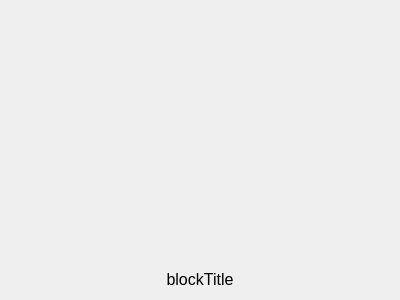
<?xml version="1.0" encoding="UTF-8"?>
<ui version="4.0">
 <class>Block</class>
 <widget class="QWidget" name="Block">
  <property name="geometry">
   <rect>
    <x>0</x>
    <y>0</y>
    <width>400</width>
    <height>300</height>
   </rect>
  </property>
  <property name="windowTitle">
   <string>Block</string>
  </property>
  <layout class="QGridLayout" name="gridLayout">
   <item row="3" column="0">
    <widget class="QLabel" name="blockTitleLabel">
     <property name="font">
      <font>
       <pointsize>12</pointsize>
      </font>
     </property>
     <property name="text">
      <string>blockTitle</string>
     </property>
     <property name="alignment">
      <set>Qt::AlignCenter</set>
     </property>
     <property name="wordWrap">
      <bool>true</bool>
     </property>
    </widget>
   </item>
   <item row="1" column="0">
    <widget class="Image" name="iconImage" native="true">
     <layout class="QGridLayout" name="gridLayout_2">
      <item row="0" column="0">
       <spacer name="verticalSpacer">
        <property name="orientation">
         <enum>Qt::Vertical</enum>
        </property>
        <property name="sizeHint" stdset="0">
         <size>
          <width>20</width>
          <height>67</height>
         </size>
        </property>
       </spacer>
      </item>
     </layout>
    </widget>
   </item>
   <item row="0" column="0">
    <spacer name="verticalSpacer_2">
     <property name="orientation">
      <enum>Qt::Vertical</enum>
     </property>
     <property name="sizeHint" stdset="0">
      <size>
       <width>20</width>
       <height>40</height>
      </size>
     </property>
    </spacer>
   </item>
   <item row="2" column="0">
    <spacer name="verticalSpacer_3">
     <property name="orientation">
      <enum>Qt::Vertical</enum>
     </property>
     <property name="sizeHint" stdset="0">
      <size>
       <width>20</width>
       <height>40</height>
      </size>
     </property>
    </spacer>
   </item>
  </layout>
 </widget>
 <customwidgets>
  <customwidget>
   <class>Image</class>
   <extends>QWidget</extends>
   <header>interface/image.h</header>
   <container>1</container>
  </customwidget>
 </customwidgets>
 <resources/>
 <connections/>
</ui>
